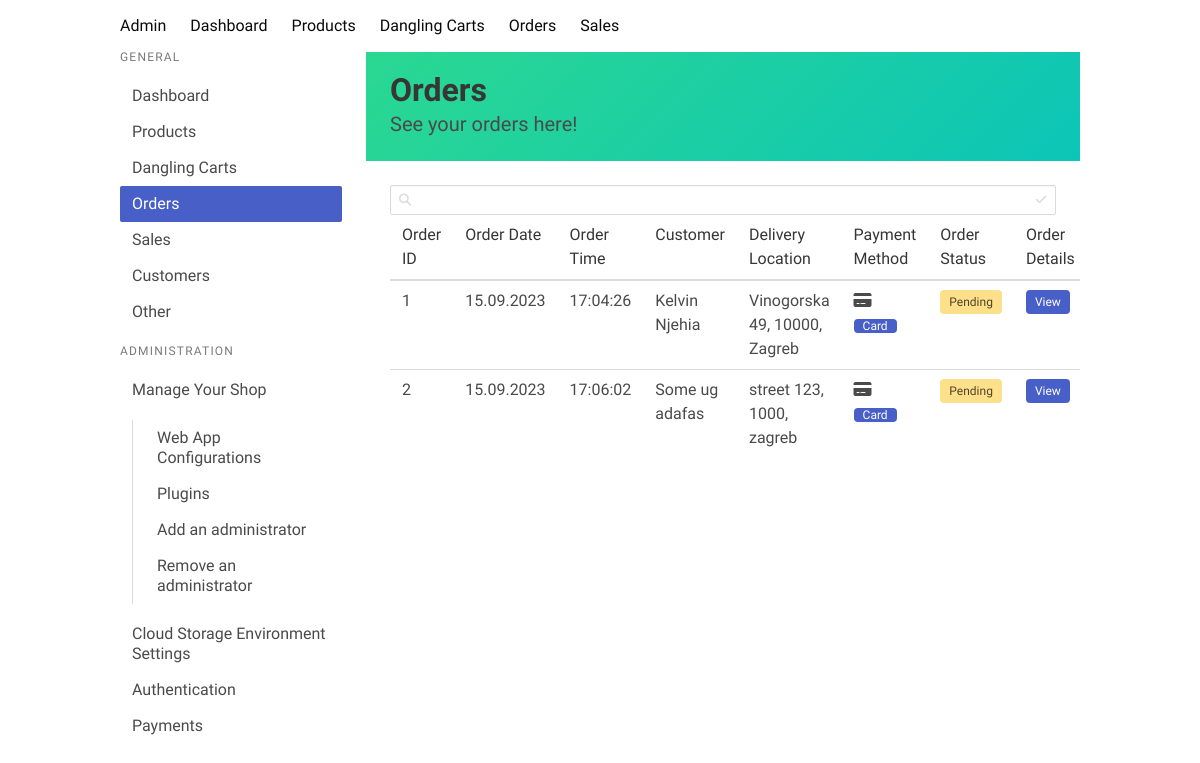
Screenshot of /orders/ with the database file from the repository.
### core/models.py (models this page shows, shortened)
class Order(models.Model):
    date_ordered = models.DateTimeField(auto_now_add=True)
    ordered = models.BooleanField(default=False)
    anonymous_cart = models.ForeignKey(AnonymousCart, on_delete=models.CASCADE, null=True, blank=True)
    buyer = models.ForeignKey(BuyerDeliveryDetails, on_delete=models.CASCADE, null=True, blank=True)
    buyer_id_order = models.ForeignKey(User, on_delete=models.CASCADE, null=True, blank=True)

class BuyerDeliveryDetails(models.Model):
    first_name = models.CharField(max_length=100)
    last_name = models.CharField(max_length=100)
    phone_number = models.IntegerField()
    email = models.EmailField()
    address = models.CharField(max_length=200)
    postal_code = models.CharField(max_length=20)
    city = models.CharField(max_length=100)
    country = models.CharField(max_length=100, default='Croatia')
    payment_method = models.CharField(max_length=100)
    username = models.CharField(max_length=100, null=True, blank=True)

### core/views.py (the view)
# urls.py: path('orders/', views.admin_orders, name='orders'),
def admin_orders(request):
    orders = Order.objects.all()
    return render(request, 'shop/orders.html', {'orders': orders})

### core/context_processors.py (called while the page is built)
def categories(request):
    return {
        'categories': ProductCategory.objects.all()
    }

def cart(request):
    if request.user.is_authenticated:
        print(request.user)
        try:
            cart = Cart.objects.get(user=request.user)
            print(cart.cartitem_set)
            cart = cart.cartitem_set.count()
            return {
                'cart': cart
            }
        except:
            return {
                'cart': 0
            }
    else:
        cart_id = request.session.get('cart_id')
        print(cart_id)
        if cart_id:
            try:
                cart = AnonymousCart.objects.get(id=cart_id)
                cart = cart.anonymouscartitem_set.count()
                return {
                    'cart': cart
                }
            except:
                return {
                    'cart': 0
                }
        else:
            return {
                'cart': 0
            }

### core/templates/shop/orders.html (shortened to what this page needs)
{% extends 'shop/base.html' %}
{% load static %}
{% block content %}
<section class="hero is-colorful welcome is-small is-fixed-top">
    <div class="hero-body">
        <div class="container">
            <h1 class="title">
                Orders
            </h1>
            <h2 class="subtitle">
                See your orders here!
            </h2>
        </div>
    </div>
</section>
<div class="card-content">
    <div class="content">
        <div class="control has-icons-left has-icons-right inventory-search">
            <input class="input is-small" type="text" placeholder="">
            <span class="icon is-medium is-left">
            </span>
            <span class="icon is-medium is-right">
            </span>
        </div>
        <div class="inventory">
            <table id="product-table">
                <thead>
                    <td>Order ID</td>
                    <td>Order Date</td>
                    <td>Order Time</td>
                    <td>Customer</td>
                    <td>Delivery Location</td>
                    <td>Payment Method</td>
                    <td>Order Status</td>
                    <td>Order Details</td>
                </thead>
                <tbody>
                    {% for order in orders %}
                    <tr>
                        <td>{{ order.id }}</td>
                        <td>{{ order.date_ordered |date:"d.m.Y" }}</td>
                        <td>{{ order.date_ordered |time:"H:i:s" }}</td>
                        <td>{{ order.buyer.first_name }} {{ order.buyer.last_name }}</td>
                        <td>{{ order.buyer.address }}, {{ order.buyer.postal_code }}, {{ order.buyer.city }} </td>
                        <td>
                            {% if order.payment_method == 'cash' %}
                            <i class="fa-solid fa-money-bills"></i>
                            <p style="display: inline;" class="tag is-link"> Cash</p>
                            {% else %}
                            <i class="fa-solid fa-credit-card"></i>
                            <p style="display: inline;" class="tag is-link"> Card</p
                            {% endif %}
                        </td>
                        <td>
                            {% if order.status == True %}
                            <span class="tag is-success">Completed</span>
                            {% else %}
                            <span class="tag is-warning">Pending</span>
                            {% endif %}
                        </td>
                        <td><a href="/order-details/{{order.id}}" class="tag is-small is-link">View</a></td>
                    </tr>
                    {% endfor %}
                </tbody>
            </table>
        </div>
    </div>
</div>
{% endblock %}

### core/templates/shop/base.html (style rules this page uses)
body { height: 100%; font-family: 'Andika', sans-serif; overflow-x: hidden !important; overflow-y: hidden !important; scroll-behavior: smooth; }
html { overflow-y: hidden !important; overflow-x: hidden !important; }
.is-colorful { background-image: linear-gradient(-45deg, #0cc5b7 0%, #2bd891 100%); }

### rows the page displays
Order: id "1", date_ordered "15.09.2023", date_ordered "17:04:26", buyer.first_name "Kelvin", buyer.last_name "Njehia", buyer.address "Vinogorska 49", buyer.postal_code "10000", buyer.city "Zagreb"
Order: id "2", date_ordered "15.09.2023", date_ordered "17:06:02", buyer.first_name "Some ug", buyer.last_name "adafas", buyer.address "street 123", buyer.postal_code "1000", buyer.city "zagreb"
